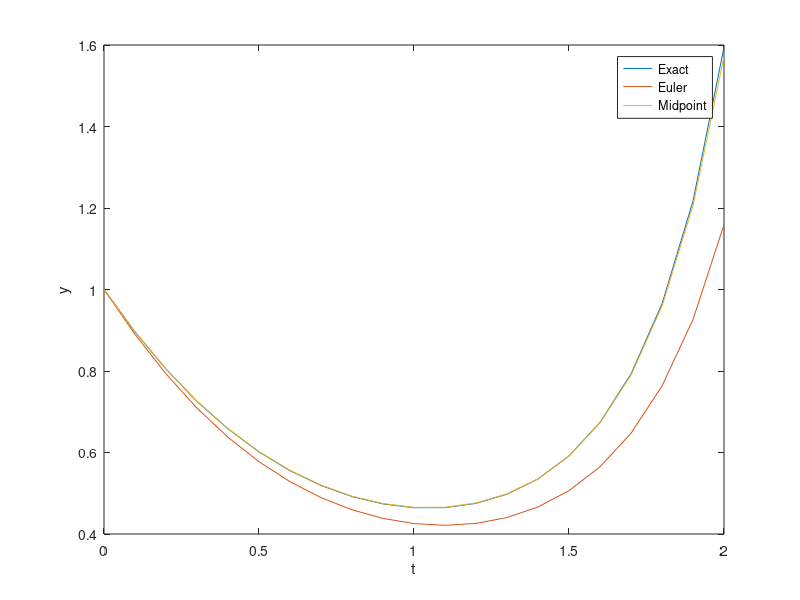

Write the MATLAB code that produced this figure.
clc;
close all;
clear;
h=0.1; % step size
f=@(t,y) y*t^2-1.1*y; % define the right hand side of the dy/dt as an anonymous 
                      % function
y0=1; % initial condition

t=0:h:2; % create a vector of t values
y_eu(1)=y0; % Euler solution
y_mid(1)=y0; % mid-point solution

for i=2:length(t) % loop going from 2 not 1 as y0 already stored in the solution vector
    yeu=y_eu(i-1)+h*f(t(i-1),y_eu(i-1)); % Euler solution
    y_eu(i)=yeu; % store into y_eu

    % mid-point solution
    k1=h*f(t(i-1),y_mid(i-1));
    k2=h*f(t(i-1)+h/2,y_mid(i-1)+k1/2);
    ymid=y_mid(i-1)+k2; % mid-point solution
    y_mid(i)=ymid;
end

% exact solution
exact=exp((t.^3-3.3*t)/3);

% now plot
plot(t,exact)
hold on
plot(t,y_eu)
plot(t,y_mid)
xlabel('t')
ylabel('y')
legend('Exact','Euler','Midpoint')
hold off
h=0.5;
y0=1; % initial condition
t0=0; 
while t0<2  % t0 can't go upto 2 as at t=2 the solution will be for y(2.5)
    % mid-point solution
    k1=h*f(t0,y0);
    k2=h*f(t0+h/2,y0+k1/2);
    y=y0+k2; % mid-point solution at t=t0+h,solution at t=t0+h depends on t0
    y0=y; % update y0
    t0=t0+h; % update t0
end
disp('y(2)=')
disp(y)